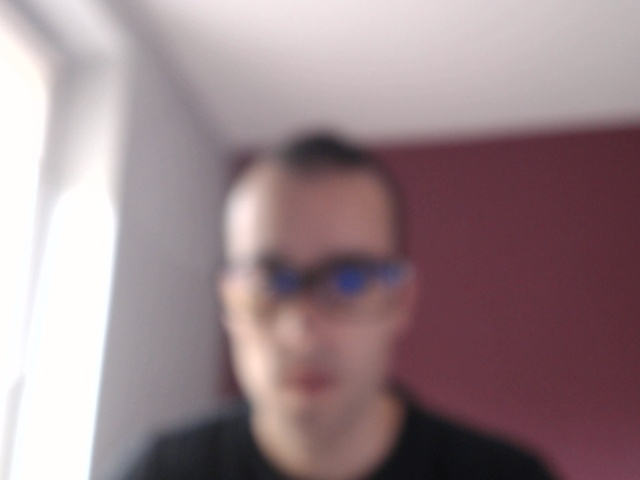
#> input picture Dron 2.1/2.jpg, 640 x 480 px
$ python 'blur detection.py'   (older library calls are emulated)
#> lines starting #> are read from the running program, lines starting #| are printed output that depends on the picture; long printed decimals are rounded
import cv2
import numpy as np

img = cv2.imread("2.jpg", cv2.IMREAD_GRAYSCALE)
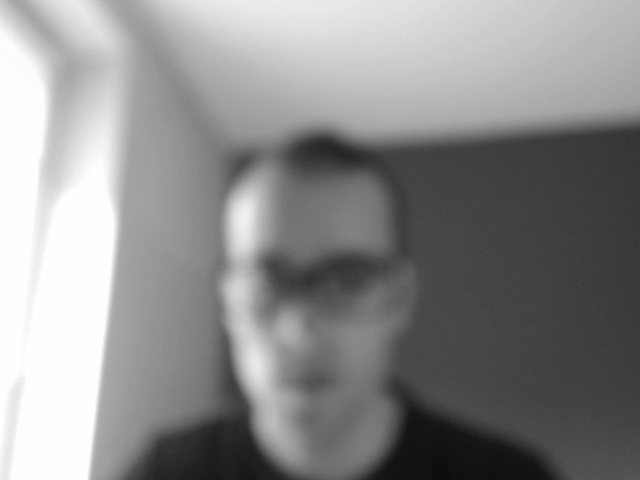
#> img: shape (480, 640); min 12, max 255, mean 140

laplacian_var = cv2.Laplacian(img, cv2.CV_64F).var()
#> laplacian_var = 3.95
if laplacian_var < 5:
    print("Image blurry")

print(laplacian_var)
#| 3.951

cv2.imshow("Img", img)
#todo save
cv2.waitKey(0)
cv2.destroyAllWindows()

$ run again, with Dron 2.1/133.png saved as Dron 2.1/2.jpg
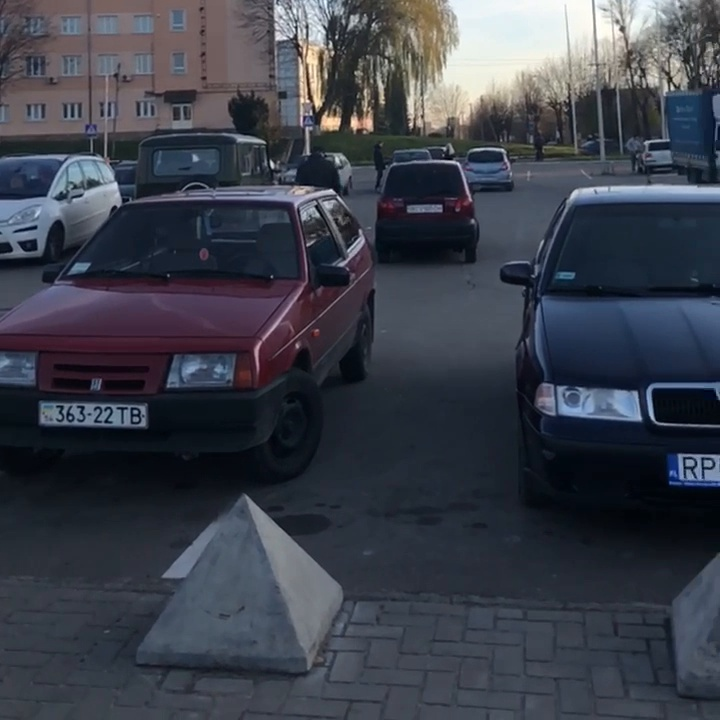
#> input picture Dron 2.1/133.png, 720 x 720 px
#> `img = cv2.imread("2.jpg", cv2.IMREAD_GRAYSCALE)`:
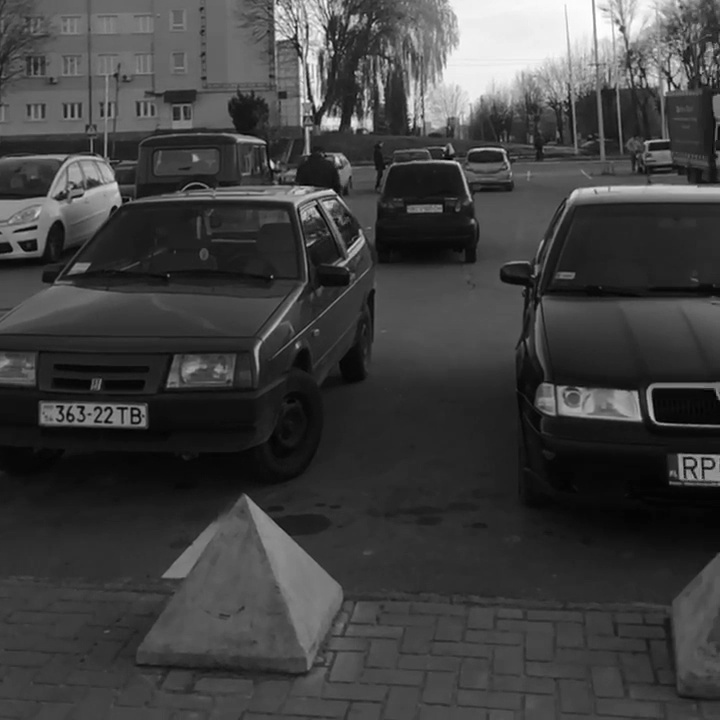
#> img: shape (720, 720); min 0, max 255, mean 64.2
#> laplacian_var = 167.9
#| 167.894

$ run again, with Dron 2.1/139.png saved as Dron 2.1/2.jpg
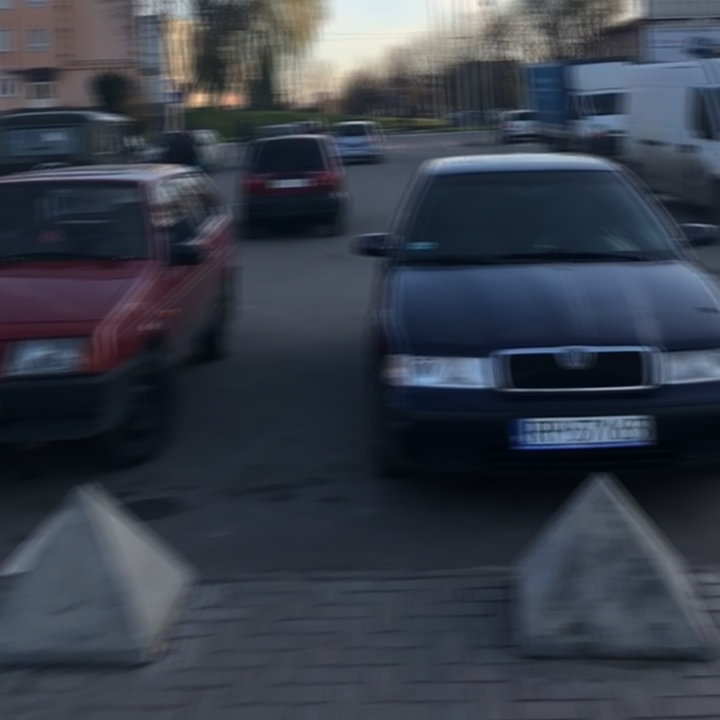
#> input picture Dron 2.1/139.png, 720 x 720 px
#> `img = cv2.imread("2.jpg", cv2.IMREAD_GRAYSCALE)`:
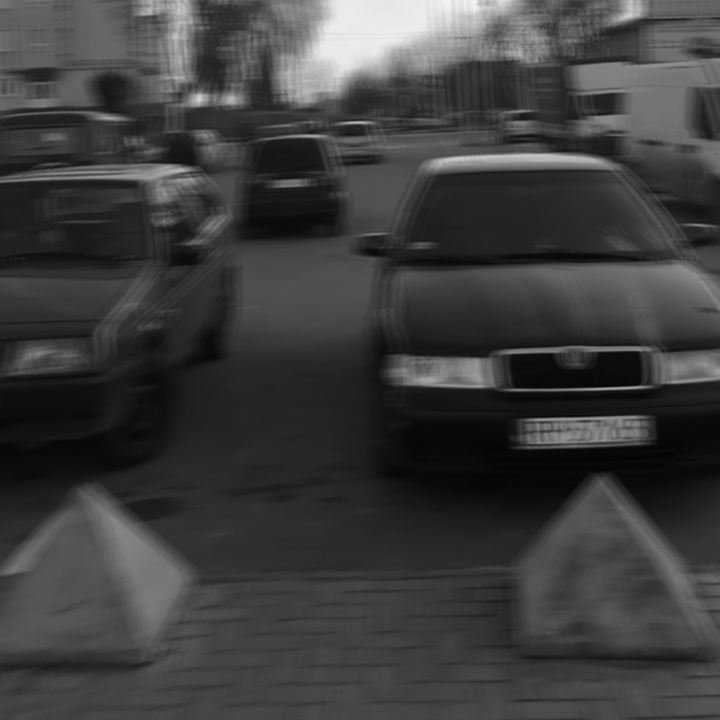
#> img: shape (720, 720); min 3, max 245, mean 61.5
#> laplacian_var = 30.76
#| 30.757
